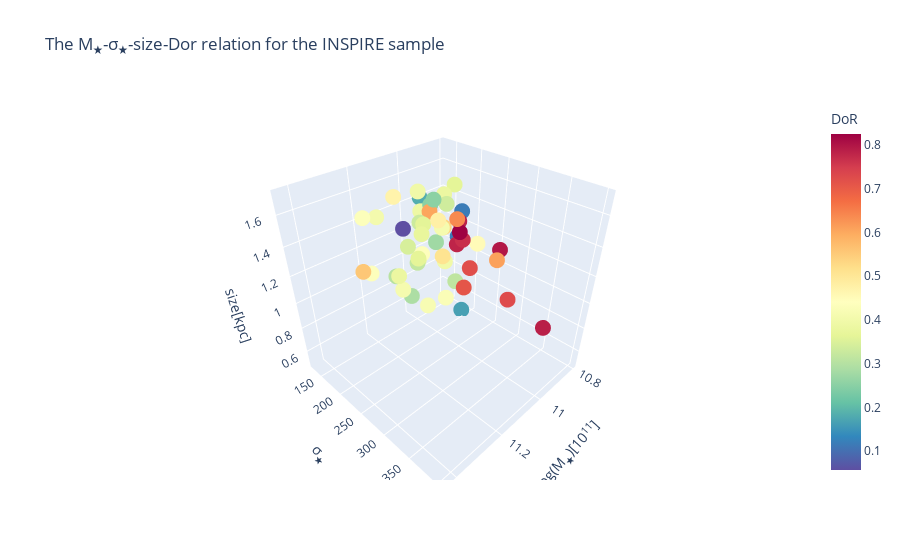

Notebook cell for this chart:
### Code cell
# Michalina Maksymowicz-Maciata 07.08.2023
import plotly.express as px
import pandas as pd
import numpy as np

mass = [10.99509737,10.93285154,11.02252962,10.95634138,10.94359512,10.97,10.96,10.94242617,11.02744352,11.01346089,
        11.0784593,11.01328702,11.43297338,10.94,10.94109707,11.03949756,11.18,10.97,10.85,11.34,10.98916052,11.3546632,10.99167661,
        11.00029741,11.19,10.995485,11.21,10.94107442,11.06,11,11.24,10.93388755,11.06,11.09085577,11.12832438,10.83,11.07030609,
        11.11288491,10.95957938,11.06115358,11.1,10.82,11.14160799,11.17074274,10.96955492,10.99,10.96845797,10.92410634,10.85,
        10.83735659,10.80384264,11.19573286]

sigma = [244,295,401,227,218,240,324,245,267,246,339,192,283,189,187,221,203,171,224,239,162,242,216,178,217,209,181,192,191,166,237,187,
         188,211,221,165,205,192,203,193,205,166,177,225,185,190,173,129,194,185,163,227]
size = [1.372944267,1.291906474,1.053676612,1.394320857,1.201263003,1.29380305,1.008176823,1.067998511,1.039511542,1.477206982,1.424172928,
        1.444921004,1.54885284,1.277955847,1.047973362,1.447187562,1.659017899,1.403285347,1.144658805,1.366316963,1.058849968,1.707255263,
        0.806293015,0.656744373,1.067229071,1.345351853,1.52044021,1.016460273,1.6055248,1.400019509,1.25520397,1.508394137,1.117926188,
        1.373567307,1.249762678,1.487191227,1.416076192,1.268163345,1.479969744,1.40292634,1.164203914,0.6806447,1.039667087,1.018304327,
        1.179147247,1.50925314,1.435415946,1.398340584,0.496573652,1.323595414,1.062271234,1.511116437]
dor = [0.825093255,0.797731047,0.787672806,0.784897237,0.780994755,0.767070231,0.726792879,0.721573287,0.710572318,0.637540282,0.610483283,
       0.604298163,0.556649064,0.537669507,0.508577098,0.478071607,0.470480757,0.453378957,0.450823326,0.435361935,0.435291874,0.433346502,
       0.425474769,0.417571348,0.410430697,0.410364392,0.404968034,0.396672288,0.394887719,0.387734887,0.382597366,0.382481321,0.37254327,
       0.372302031,0.363709672,0.362880041,0.361908258,0.34461515,0.333966303,0.329596367,0.318325308,0.313170397,0.304283282,0.289615682,
       0.274711756,0.251970141,0.249927572,0.183226845,0.165749056,0.117680162,0.114995672,0.057014774]
name = ['J0847+0112','J2305-3436','J0909+0147','J2204-3112','J1438-0127','J1040+0056','J0842+0059','J0211-3155','J2359-3320','J0920+0212','J1412-0020','J1449-0138',
        'J0224-3143','J0838+0052','J0317-2957','J2202-3101','J1457-0140','J1218+0232','J0844+0148','J0917-0123','J2356-3332','J0918+0122','J0240-3141','J0314-3215',
        'J1411+0233','J1420-0035','J1114+0039','J0316-2953','J1228-0153','J0857-0108','J1527-0012','J1447-0149','J1527-0023','J0321-3213','J2312-3438','J1202+0251',
        'J1414+0004','J1128-0153','J1417+0106','J1436+0007','J0904-0018','J1402+0117','J1156-0023','J1026+0033','J2257-3306','J0920+0126','J0326-3303','J1142+0012',
        'J1456+0020','J0226-3158','J1154-0016','J2327-3312']
array = np.append(np.reshape(mass,(len(mass),1)),np.reshape(sigma,(len(sigma),1)),axis=1)
array = np.append(array,np.reshape(size,(len(size),1)),axis=1)
array = np.append(array,np.reshape(dor,(len(dor),1)),axis=1)

columns=['log(M<sub>★</sub>)[10<sup>11</sup>]','σ<sub>★</sub>','size[kpc]','DoR']
df = pd.DataFrame(data=array,columns=columns)

fig = px.scatter_3d(df, x=columns[0], y=columns[1], z=columns[2],color = columns[3], color_continuous_scale='Spectral_r', hover_name = name,title='The M<sub>★</sub>-σ<sub>★</sub>-size-Dor relation for the INSPIRE sample ')
fig.update_traces(marker_size = 5.5)
fig.show()
